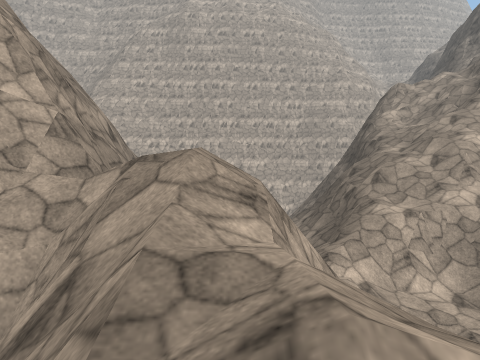
View 1 (above)

16 first-person views from a walk through a Unity game level. The camera is 1.4 m above the floor, tilts 6° down and sees 80° across. The floor is counted in squares, 2 m on a side. Each view is taken from the middle of a square. On the plan, view 1 faces up. The plan holds only what a view shows up to about 10 squares ahead; the rest is blank. The place goes on beyond the plan. The player character is not drawn. Some surface patterns are stand-ins.

View 2
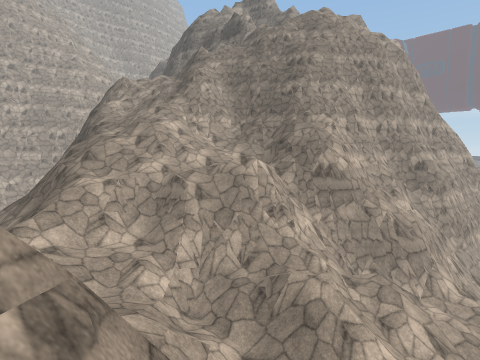

View 3
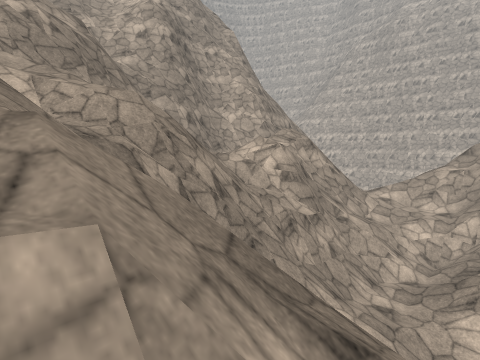

View 4
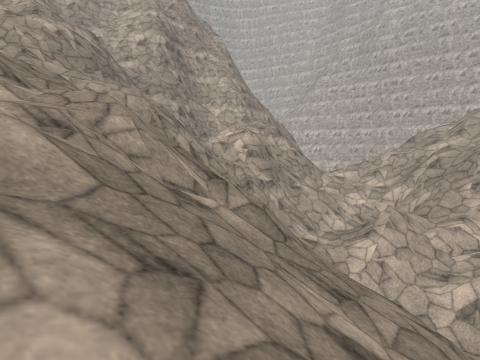

View 5
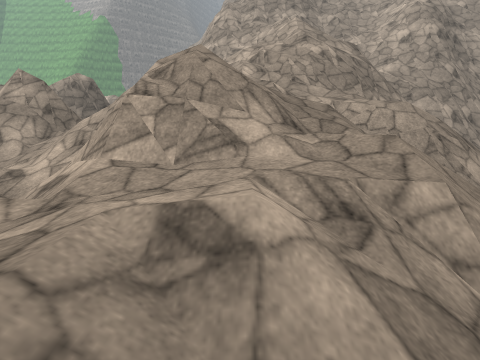

View 6
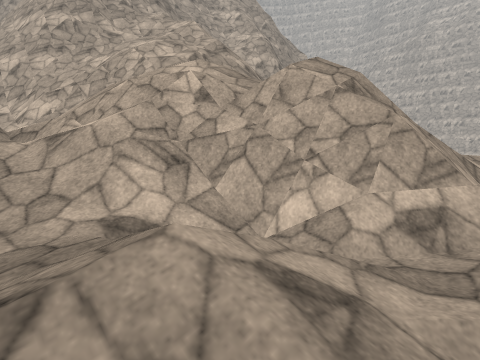

View 7
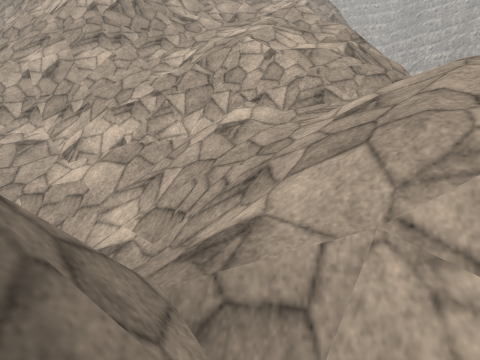

View 8
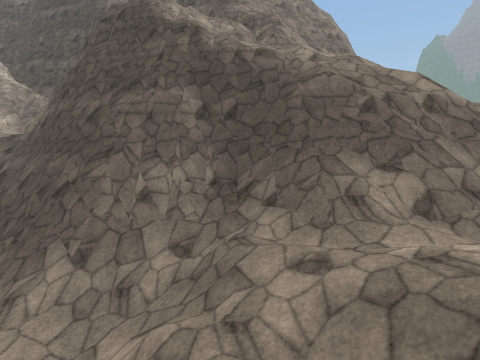

View 9
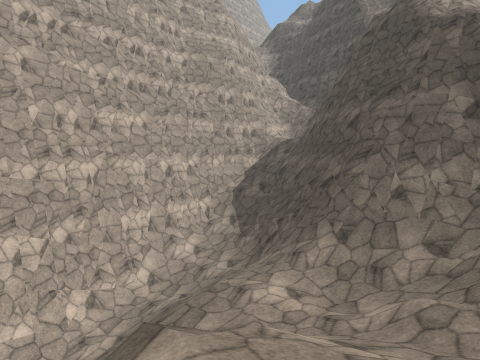

View 10
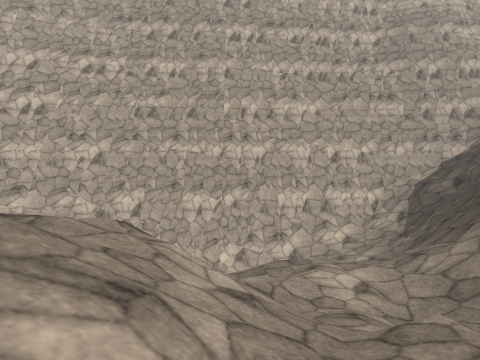

View 11
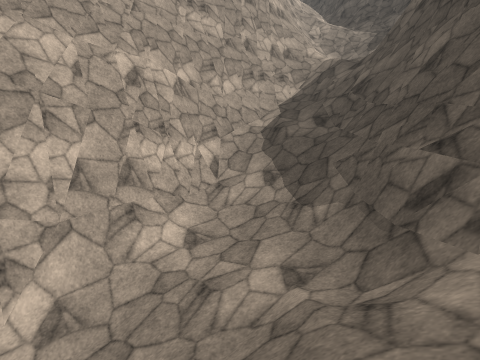

View 12
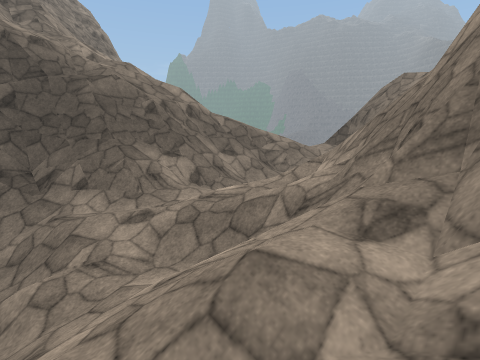

View 13
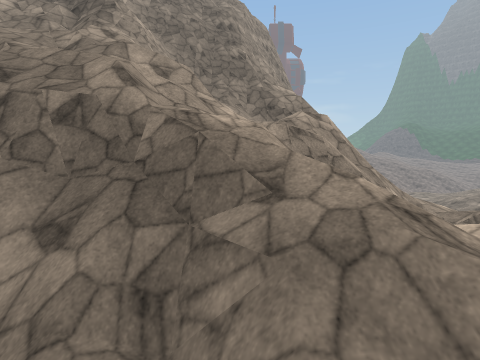

View 14
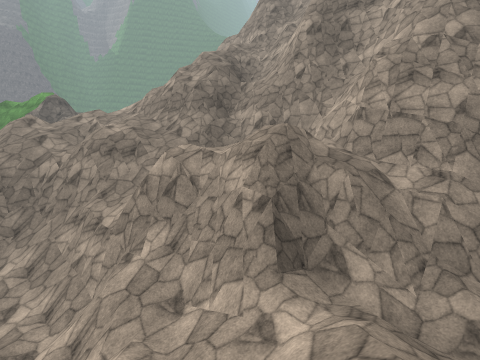

View 15
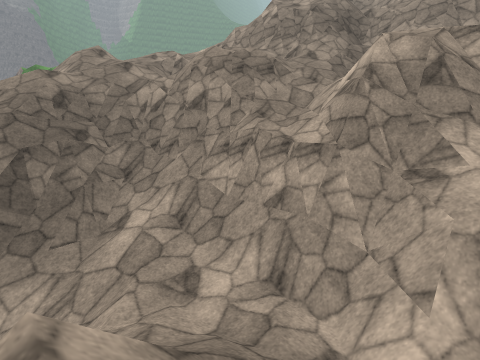

View 16
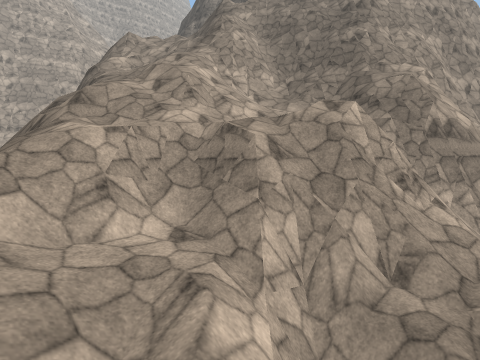

### Floor plan
Key: @ floor where view 1 was taken; # wall or solid block; x gap in a wall; . main floor; : floor 1.75 m higher than the main floor; - floor 3 m lower than the main floor; + floor 3.25 m higher than the main floor; * floor 5.75 m higher than the main floor; % floor 6.5 m higher than the main floor; & floor 13 m higher than the main floor; $ floor 14.5 m higher than the main floor; / step, stairs or slope; = window, fence, low wall or low ledge; v drop or lower ground.
Columns run from 8 left of view 1 to 14 right of it. Each row starts with its distance up from view 1.
 20            ########
 19       ######///// ##
 18 #########//////// =#
 17      //-/////###
 16        ////####
 15        ///=## vv
 14        /.//##vvv
 13      = /.//##v=#
 12      //////##v==&
 11      //////##v//=#
 10      #////=##=//=#
  9      ##////#/////##
  8       #= /==////###
  7        # /==/////=#
  6       #=//=//////=#
  5       #==////=///##
  4       ####/+/=#v ##
  3      ###v#//==####
  2      #==/=//////##
  1      ###/##//==//##
  0   ######@==/:=////#####
 -1  ##vv###//x////.//
 -2  #=vvv#=//#/##//
 -3    v$&v#//#==#//
 -4    #==#=/=/==///
 -5   #==#=/////////
 -6   #=&#==///=%///
 -7   #=##=///##/*
 -8  ##=#////=##*
 -9  ##==/=/=////
-10        #//*//

Positions as (right, up) in squares from view 1, and headings:
1: (0, 0), facing up
2: (1, -1), facing up-right
3: (5, -5), facing up-left
4: (7, -6), facing up-left
5: (6, -6), facing left
6: (4, -10), facing up-left
7: (0, -10), facing up-left
8: (-2, 11), facing right
9: (-3, 11), facing up-right
10: (-1, 10), facing up
11: (0, 15), facing up-right
12: (-3, 12), facing down-right
13: (0, 6), facing right
14: (4, 6), facing down-left
15: (5, 2), facing down-left
16: (2, 2), facing up-right
